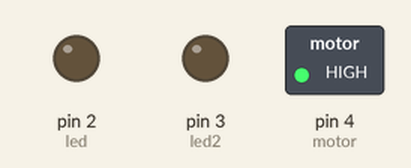
Recording of a sketch running on a simulated Arduino Uno, built with avr-gcc and run on an emulated ATmega328P. On the bench: switched loads named in the sketch (green lamp = pin HIGH), output pins drawn as LEDs (lit = HIGH).

Above: at 0.1 s.
At 8.6 s:
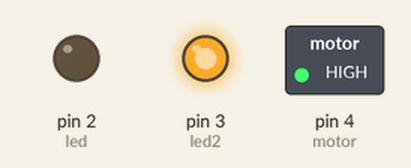
At 19.25 s:
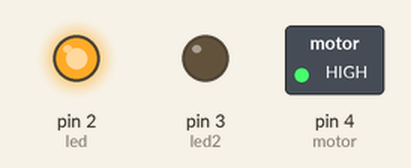
At 39.75 s:
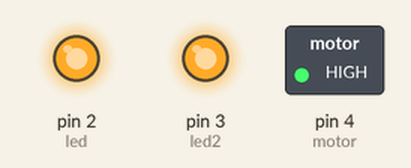
Timing chart, 0 to 40.0 s (numbered marks = the images above):
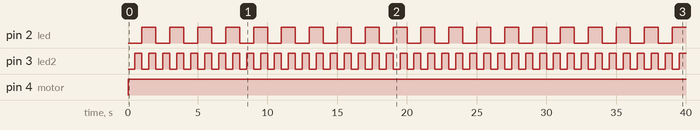

The sketch:

exercicio-alternar-leds-acesos-usando-millis.ino
```cpp
int led = 2, led2 = 3, motor = 4;
const long intervalo = 1000, intervalo2 = 500;
unsigned long millis_anterior = 0, millis_anterior2 = 0;
int ledState = LOW, ledState2 = LOW ;

void setup(){
    pinMode(led, OUTPUT);
    pinMode(led2, OUTPUT);
    pinMode(motor, OUTPUT);

}

void loop(){
    unsigned long millis_atual = millis();
    digitalWrite(motor, HIGH);


    if(millis_atual - millis_anterior >= intervalo){
        millis_anterior = millis_atual;

        if(ledState == LOW){
          ledState = HIGH;
        }
        else{
          ledState = LOW;
        }

        digitalWrite(led, ledState);

    }


    unsigned long millis_atual2 = millis();

    if(millis_atual2 - millis_anterior2 >= intervalo2){
        millis_anterior2 = millis_atual2;

        if(ledState2 == LOW){
          ledState2 = HIGH;
        }
        else{
          ledState2 = LOW;
        }

        digitalWrite(led2, ledState2);

    }
}
```

Measured:
- by itself, pin 2 (led): alternates HIGH for 1.0 s and LOW for 1.0 s
- by itself, pin 3 (led2): alternates HIGH for 0.50 s and LOW for 0.50 s
- by itself, pin 4 (motor): LOW → HIGH at 0.00 s
